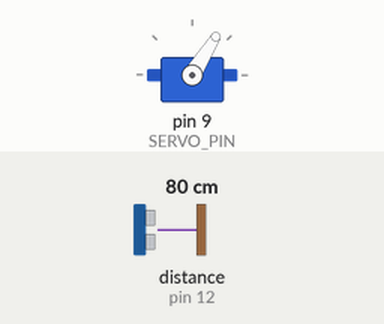
This sketch was run on a simulated Arduino Uno, built with avr-gcc and run on an emulated ATmega328P. Parts: servo. Inputs (shaded band) come from the test bench; at power-on: distance to the obstacle (sensor on pin 12) 80 cm. The echo pulse lasts 58.3 µs per cm; what the sketch prints to the serial monitor is not drawn.

Above: at 1.2 s.
1.3 s: distance to the obstacle (sensor on pin 12) set to 2 cm
At 1.69 s:
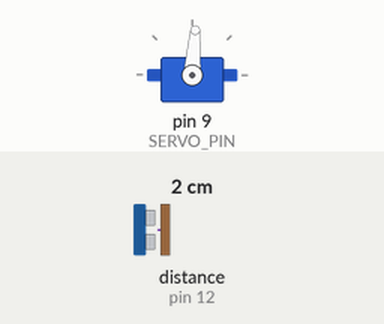
4.3 s: distance to the obstacle (sensor on pin 12) set to 18 cm
At 5.97 s:
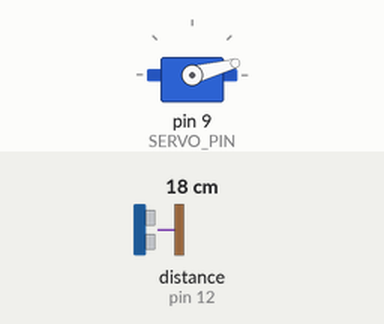
7.3 s: distance to the obstacle (sensor on pin 12) set to 4 cm
At 8.11 s:
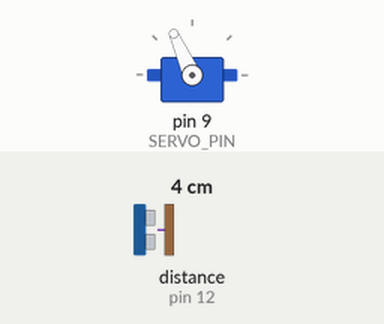
Timing chart, 0 to 16.3 s (numbered marks = the images above; inputs shaded):
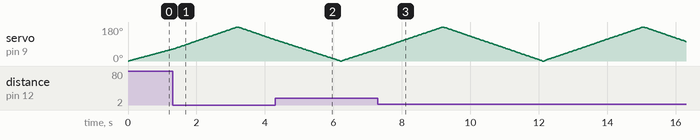

The sketch:

Arduino_Radar_Sensor_Project_Code.ino
```cpp
#include <Servo.h>
#include <NewPing.h>

#define TRIG_PIN 11
#define ECHO_PIN 12
#define SERVO_PIN 9
#define MAX_DISTANCE 200  // Maximum distance in cm

Servo myServo;
NewPing sonar(TRIG_PIN, ECHO_PIN, MAX_DISTANCE);

void setup() {
  Serial.begin(9600);
  myServo.attach(SERVO_PIN);
}

void loop() {
  // Sweep from 15° to 165°
  for (int angle = 0; angle <= 180
  ; angle++) {
    myServo.write(angle);
    delay(15);
    int distance = sonar.ping_cm();
    Serial.print(angle);
    Serial.print(",");
    Serial.print(distance);
    Serial.print(".");
  }
  // Sweep back from 165° to 15°
  for (int angle = 180; angle >= 0; angle--) {
    myServo.write(angle);
    delay(15);
    int distance = sonar.ping_cm();
    Serial.print(angle);
    Serial.print(",");
    Serial.print(distance);
    Serial.print(".");
  }
}
```
